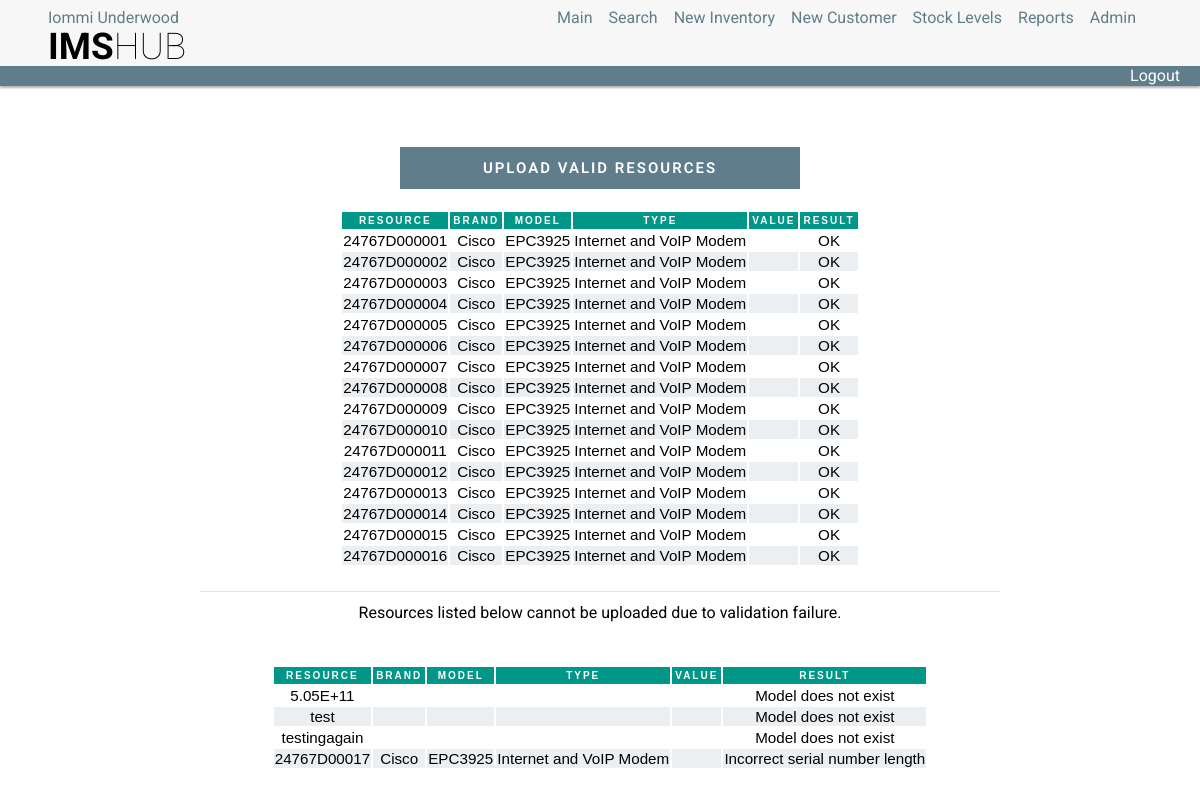
Before: /validationResults.php (signed in) with the older database file.
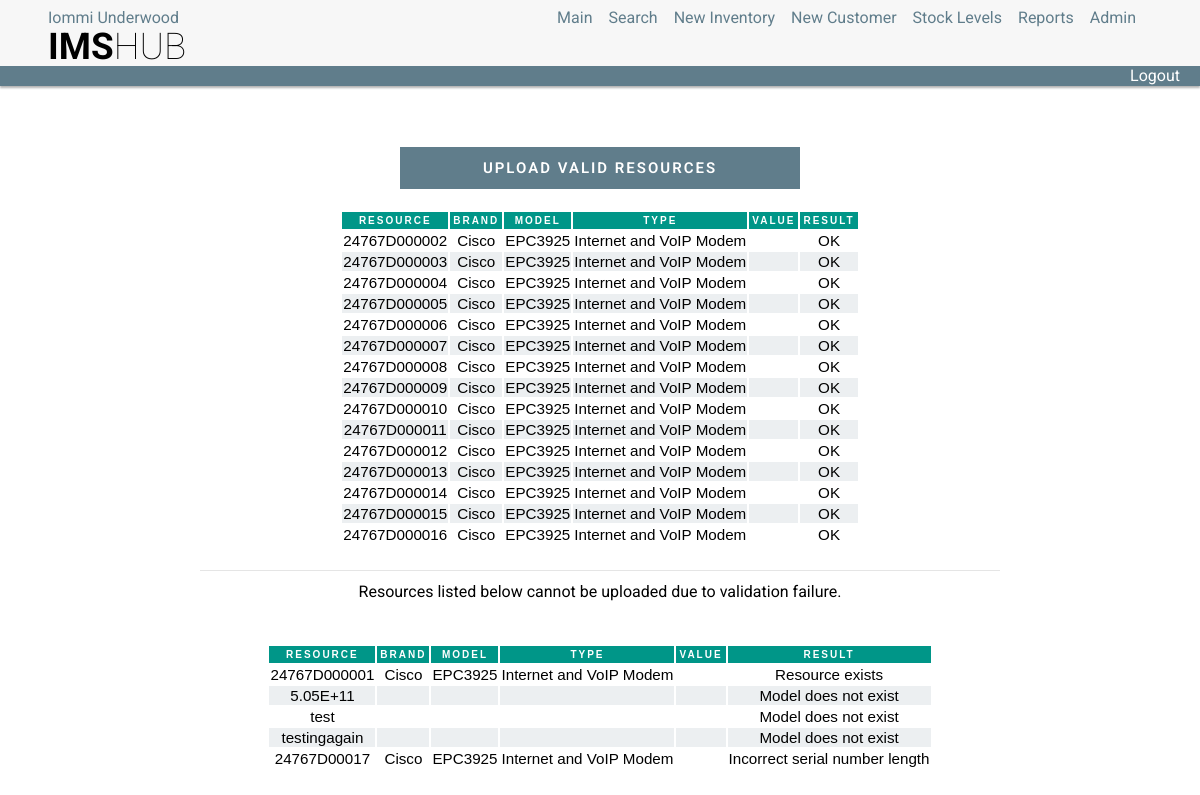
After: the same page with the newer database file.
### tables this page shows
CREATE TABLE `users` (
  `uid` int(11) NOT NULL AUTO_INCREMENT,
  `name` varchar(50) NOT NULL,
  `surname` varchar(50) NOT NULL,
  `email` varchar(50) NOT NULL,
  `username` varchar(10) NOT NULL,
  `password` varchar(100) NOT NULL,
  `salt` varchar(32) NOT NULL,
  `user_type_id` int(11) NOT NULL,
  `user_status_id` int(11) NOT NULL,
  PRIMARY KEY (`uid`),
  UNIQUE KEY `uq_email` (`email`),
  UNIQUE KEY `uq_username` (`username`),
  KEY `fk_user_type_id` (`user_type_id`),
  KEY `fk_user_status_id` (`user_status_id`),
  CONSTRAINT `fk_user_status_id` FOREIGN KEY (`user_status_id`) REFERENCES `user_statuses` (`user_status_id`),
  CONSTRAINT `fk_user_type_id` FOREIGN KEY (`user_type_id`) REFERENCES `user_types` (`user_type_id`)
);

CREATE TABLE `temp_resource` (
  `resource_id` int(11) NOT NULL AUTO_INCREMENT,
  `resource_unique_value` varchar(50) NOT NULL,
  `resource_brand_id` int(11) DEFAULT NULL,
  `resource_model_id` int(11) DEFAULT NULL,
  `resource_type_id` int(11) DEFAULT NULL,
  `resource_model_identifier` varchar(45) DEFAULT NULL,
  `current_sn_length` int(11) DEFAULT NULL,
  `req_sn_length` int(11) DEFAULT NULL,
  `exists_flag` int(11) DEFAULT NULL,
  `voucher_value_id` varchar(4) DEFAULT NULL,
  `vr_id` int(11) DEFAULT NULL,
  PRIMARY KEY (`resource_id`),
  UNIQUE KEY `resource_unique_value_UNIQUE` (`resource_unique_value`),
  KEY `fk_vr_id` (`vr_id`),
  CONSTRAINT `fk_vr_id` FOREIGN KEY (`vr_id`) REFERENCES `validation_results` (`vr_id`)
);

CREATE TABLE `resource_brands` (
  `resource_brand_id` int(11) NOT NULL AUTO_INCREMENT,
  `resource_brand` varchar(50) NOT NULL,
  PRIMARY KEY (`resource_brand_id`),
  UNIQUE KEY `uq_resource_brand` (`resource_brand`)
);

CREATE TABLE `resource_models` (
  `resource_model_id` int(11) NOT NULL AUTO_INCREMENT,
  `resource_brand_id` int(11) NOT NULL,
  `resource_type_id` int(11) NOT NULL,
  `resource_model` varchar(50) NOT NULL,
  PRIMARY KEY (`resource_model_id`),
  UNIQUE KEY `uq_resource_model` (`resource_model`),
  KEY `fk_resource_brand_id` (`resource_brand_id`),
  KEY `fk_resource_type_id_idx` (`resource_type_id`),
  CONSTRAINT `fk_resource_brand_id` FOREIGN KEY (`resource_brand_id`) REFERENCES `resource_brands` (`resource_brand_id`),
  CONSTRAINT `fk_resource_type_id` FOREIGN KEY (`resource_type_id`) REFERENCES `resource_types` (`resource_type_id`) ON DELETE NO ACTION ON UPDATE NO ACTION
);

CREATE TABLE `resource_types` (
  `resource_type_id` int(11) NOT NULL AUTO_INCREMENT,
  `resource_type` varchar(50) NOT NULL,
  PRIMARY KEY (`resource_type_id`),
  UNIQUE KEY `uq_resource_type` (`resource_type`)
);

CREATE TABLE `validation_results` (
  `vr_id` int(11) NOT NULL AUTO_INCREMENT,
  `description` varchar(100) NOT NULL,
  PRIMARY KEY (`vr_id`)
);

### classes/config.php (called while the page is built)
<?php
class config
{
    public static function get($path = null)
    {
        if ($path) {
            $config = $GLOBALS['config'];
            $path = explode('/', $path);
            foreach ($path as $bit) {
                if (isset($config[$bit])) {
                    $config = $config[$bit];
                }
            }
            return $config;
        }
        return false;
    }
}

### classes/db.php (called while the page is built, shortened)
<?php
class db
{
    private static $_instance = null;
    private $_pdo,
            $_query,
            $_error = false,
            $_results,
            $_count = 0;
    private function __construct()
    {
        try {
            $this->_pdo = new PDO('mysql:host=' . config::get('mysql/host') . ';dbname=' . config::get('mysql/db'), config::get('mysql/username'), config::get('mysql/password'));
        } catch (PDOException $e) {
            die($e->getMessage());
        }
    }
    public static function getInstance()
    {
        if (!isset(self::$_instance)) {
            self::$_instance = new db();
        }
        return self::$_instance;
    }
    public function query($sql, $params = array())
    {
        $this->_error = false;
        if ($this->_query = $this->_pdo->prepare($sql)) {
            $x = 1;
            if (count($params)) {
                foreach ($params as $param) {
                    $this->_query->bindValue($x, $param);
                    $x++;
                }
            }
            if ($this->_query->execute()) {
                $this->_results = $this->_query->fetchAll(PDO::FETCH_OBJ);
                $this->_count = $this->_query->rowCount();
            } else {
                $this->_error = true;
            }
        }
        return $this;
    }
    public function action($action, $table, $where = array()){
        if (count($where) === 3) {
            $operators = array('=', '>', '<', '>=', '<=');
            $field      = $where[0];
            $operator   = $where[1];
            $value      = $where[2];
            if (in_array($operator, $operators)) {
                $sql = "{$action} from {$table} where {$field} {$operator} ?";
                if (!$this->query($sql, array($value))->error()) {
                    return $this;
                }
            }
        }
        return false;
    }
    public function get($table, $where){
        return $this->action('select *', $table, $where);
    }
    public function results()
    {
        return $this->_results;
    }
    public function first(){
        return $this->results()[0];
    }
    public function error()
    {
        return $this->_error;
    }
    public function count()
    {
        return $this->_count;
    }
}

### Classes/user.php (called while the page is built, shortened)
<?php
class user
{
    private $_db,
            $_data,
            $_sessionName,
            $_cookieName,
            $_isLoggedIn,
            $_profile,
            $_usersList;
    public function __construct($user = null){
        $this->_db = db::getInstance();
        $this->_sessionName = config::get('session/session_name');
        if (!$user){
            if (session::exists($this->_sessionName)){
                $user = session::get($this->_sessionName);
                if ($this->find($user)){
                    $this->_isLoggedIn = true;
                } else {
                }
            }
        } else {
            $this->find($user);
        }
    }
    public function find($user = null){
        if ($user) {
            $field = (is_numeric($user)) ? 'uid' : 'username';
            $data = $this->_db->get('users', array($field, '=', $user));
            if ($data->count()){
                $this->_data = $data->first();
                return true;
            }
        }
        return false;
    }
    public function hasPermission($key){
        $type = $this->_db->get('user_types', array('user_type_id', '=', $this->data()->user_type_id));
        if ($type->count()){
            $permissions = json_decode($type->first()->user_permissions, true);
            if (isset($permissions[$key]) == true){
                return true;
            }
        }
        return false;
    }
    public function data(){
        return $this->_data;
    }
    public function isLoggedIn(){
        return $this->_isLoggedIn;
    }
}

### classes/session.php (called while the page is built, shortened)
<?php
class session
{
    public static function exists($name){
        return (isset($_SESSION[$name])) ? true : false;
    }
    public static function get($name){
        return $_SESSION[$name];
    }
}

### functions/sanitize.php (called while the page is built)
<?php
function escape($string){
    return htmlentities($string, ENT_QUOTES, 'UTF-8');
}

### classes/inventory.php (the view, shortened to what the rows shown need)
<?php
class inventory
{
    private $_db,
        $_data;
    public function __construct($user = null)
    {
        $this->_db = db::getInstance();
    }
    public function getValidationResults($operator, $value)
    {
        $sql = "SELECT
                    tr.resource_unique_value,
                    rb.resource_brand,
                    rm.resource_model,
                    rt.resource_type,
                    vv.voucher_value,
                    vr.description
                FROM
                    ims.temp_resource tr
                        LEFT JOIN
                    ims.resource_models rm ON tr.resource_model_id = rm.resource_model_id
                        LEFT JOIN
                    ims.resource_brands rb ON rm.resource_brand_id = rb.resource_brand_id
                        LEFT JOIN
                    ims.resource_types rt ON rm.resource_type_id = rt.resource_type_id
                        LEFT JOIN
                    ims.validation_results vr ON tr.vr_id = vr.vr_id
                        LEFT JOIN
                    ims.voucher_values vv ON tr.voucher_value_id = vv.voucher_value_id
                WHERE
                    tr.vr_id {$operator} {$value}";
        $get = $this->_db->query($sql);
        if (!$get->count()) {
            echo '<tr>';
            echo '<td></td>';
            echo '<td></td>';
            echo '<td></td>';
            echo '<td></td>';
            echo '<td></td>';
            echo '<td></td>';
            echo '</tr>';
        } else {
            foreach ($get->results() as $r) {
                $resourceUniqueValue = NULL;
                $resourceBrand = NULL;
                $resourceModel = NULL;
                $resourceType = NULL;
                $voucherValue = NULL;
                $validationResult = NULL;
                if (isset($r->resource_unique_value)){
                    $resourceUniqueValue = escape($r->resource_unique_value);
                    if (isset($r->resource_brand)){$resourceBrand = escape($r->resource_brand);}
                    if (isset($r->resource_model)){$resourceModel = escape($r->resource_model);}
                    if (isset($r->resource_type)){$resourceType = escape($r->resource_type);}
                    $validationResult = escape($r->description);
                }
                echo '<tr>';
                echo '<td>' . $resourceUniqueValue . '</td>';
                echo '<td>' . $resourceBrand . '</td>';
                echo '<td>' . $resourceModel . '</td>';
                echo '<td>' . $resourceType . '</td>';
                echo '<td>' . $voucherValue . '</td>';
                echo '<td>' . $validationResult . '</td>';
                echo '</tr>';
            }
        }
    }
}

### header.php (shortened to what the rows shown need)
<?php
$user = new user();
if ($user->isLoggedIn()) {
    $name = escape($user->data()->name);
    $surname = escape($user->data()->surname);
    ?>
    <!DOCTYPE html>
    <html>
    <head>
        <link rel='stylesheet prefetch'
                href='http://ajax.googleapis.com/ajax/libs/jqueryui/1.11.2/themes/smoothness/jquery-ui.css'>
        <link rel="stylesheet" href="//code.jquery.com/ui/1.12.1/themes/base/jquery-ui.css">
        <link rel="stylesheet" href="css/style.css">
    </head>
    <body>
    <div class="width-height">
        <div class="fixheader">
            <div class="header">
                <div class="logo">
                    <ul class="nav">
                        <?php
                        if ($user->hasPermission('access') || $user->hasPermission('allAccess')){
                            echo '<li><a href="profile.php">' . $name . ' ' . $surname . '</a></li>';
                        }
                        ?>
                    </ul>
                    <h1 class="header-heading"><strong>IMS</strong>HUB</h1>
                </div>
            </div>
        </div>
    </body>
    </html>
    <?php
} else {
    $hash = new hash();
    redirect::to('index.php?' . hash::sha256('nologin' . $hash->getSalt()));
}
?>

Changed rows visible on the page:
removed temp_resource: resource_unique_value "24767D000001", resource_brand.resource_brand "Cisco", resource_model.resource_model "EPC3925", resource_type.resource_type "Internet and VoIP Modem", vr.description "OK"
added temp_resource: resource_unique_value "24767D000001", resource_brand.resource_brand "Cisco", resource_model.resource_model "EPC3925", resource_type.resource_type "Internet and VoIP Modem", vr.description "Resource exists"
